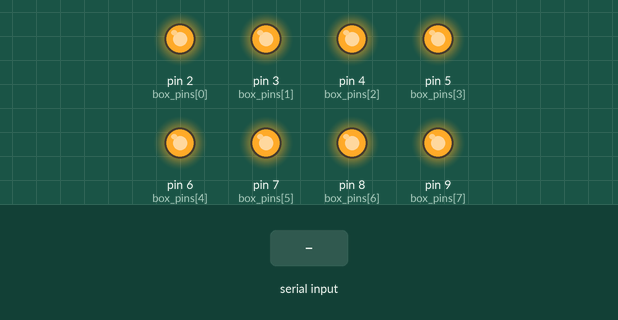
Simulated run of this program. Board: Arduino Nano, built with avr-gcc and run on an emulated ATmega328P. On the bench: output pins drawn as LEDs (lit = HIGH). The inputs (shaded band) are chosen by the test bench.

Above: at 1.2 s.
1.3 s: "5\n" received over Serial
At 1.7 s:
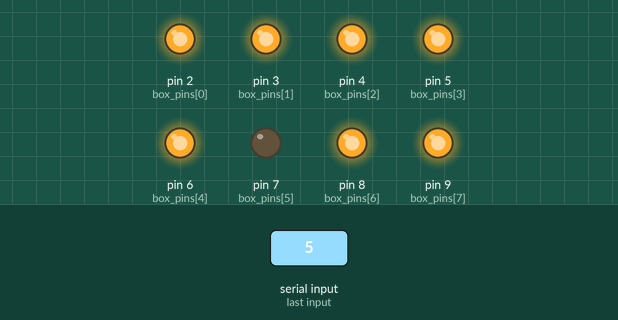
Timing chart, 0 to 4.3 s (numbered marks = the images above; inputs shaded):
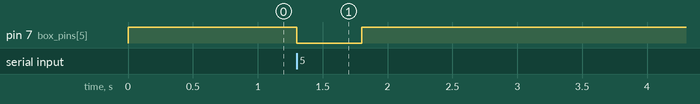

Measured:
- after the input at 1.3 s, pin 7 (box_pins[5]): HIGH → LOW at once, → HIGH 0.50 s later

The program:

main.cpp
```cpp
#include <Arduino.h>

const int box_pins[] = {2, 3, 4, 5, 6, 7, 8, 9};

void open(int);

void setup()
{
  // immediately setup outputs and set all to 1 (because the relay is active low)
  for (int i = 0; i < 8; i++)
  {
    pinMode(box_pins[i], OUTPUT);
    digitalWrite(box_pins[i], 1);
  }

  // start serial communication
  Serial.begin(9600);
}

void loop()
{
  if (Serial.available() > 0) // if there was a message received
  {
    String line = Serial.readStringUntil('\n'); // get the full message (1 line)
    int box = line.toInt();                     // convert to int for box number
    open(box);                                  // actually open the box
  }
}

void open(int box)
{
  if (box < 0 || box > 7) // if the box number is invalid
  {
    // Serial.println("error");
    // just ignore the request
    return;
  }

  digitalWrite(box_pins[box], 0); // set the pin to 0 to activate the relay (and box lock solenoid)
  delay(500);                         // wait for half a second
  digitalWrite(box_pins[box], 1); // set the pin back to 1 to deactivate
}
```
